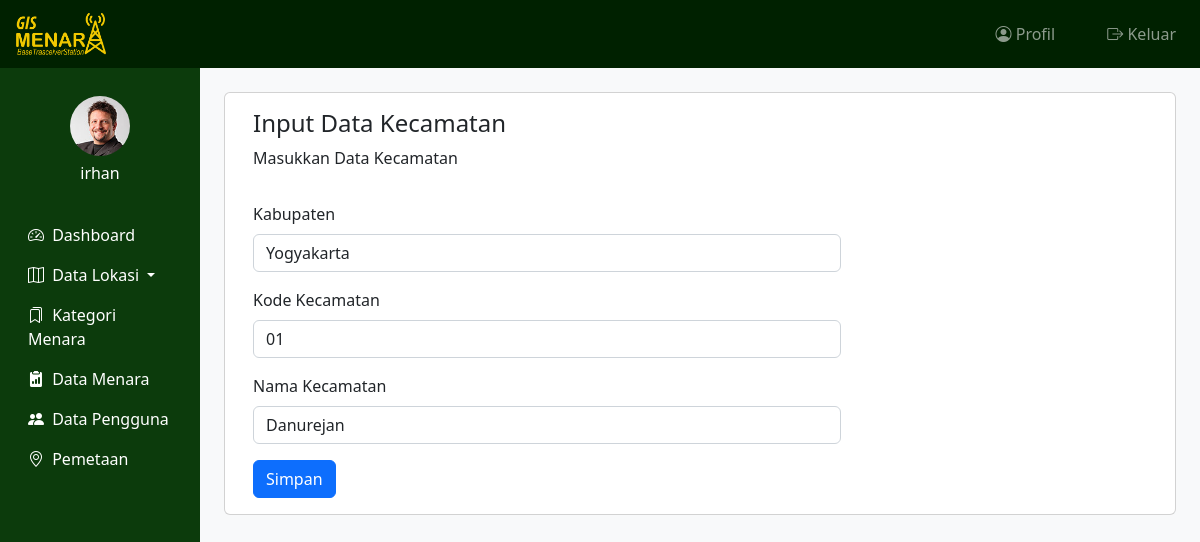
Screenshot of /super_admin/kecamatan_ubah.php?id=4 (signed in) with the database file from the repository.
### tables this page shows
CREATE TABLE `kecamatan` (
  `id_kecamatan` int(11) NOT NULL,
  `id_kabupaten` int(11) NOT NULL,
  `kode_kecamatan` varchar(15) NOT NULL,
  `nama_kecamatan` varchar(100) NOT NULL
);

CREATE TABLE `kabupaten` (
  `id_kabupaten` int(11) NOT NULL,
  `kode_kabupaten` varchar(15) NOT NULL,
  `nama_kabupaten` varchar(100) NOT NULL
);

### super_admin/kecamatan_ubah.php (the view, shortened to what this page needs)
<?php
include "header.php";
$kabupaten = array();
$ambil_kabupaten = $koneksi -> query("SELECT * FROM kabupaten");
while ($tiap_kabupaten = $ambil_kabupaten -> fetch_assoc()){
	$kabupaten[]=$tiap_kabupaten;
}
$id_kecamatan = $_GET["id"];
$ambil_kecamatan = $koneksi -> query("SELECT * FROM kecamatan WHERE id_kecamatan = '$id_kecamatan'");
$kecamatan = $ambil_kecamatan -> fetch_assoc();
?>
<div class="row">
	<div class="card mt-4">
		<h4 class="card-title mt-3 ms-3">Input Data Kecamatan</h4>
		<p class="card-category ms-3">Masukkan Data Kecamatan</p>
		<div class="card-body">
			<div class="row">
				<div class="col-sm-8">
					<form method="post">
						<div class="mb-3">
							<label class="form-label">Kabupaten</label>
							<select class="form-control" name="kabupaten" required="required">
								<?php foreach ($kabupaten as $key => $value): ?>
									<option value="<?php echo $value["id_kabupaten"]; ?>" <?php if ($value["id_kabupaten"] == $kecamatan["id_kabupaten"]) {
										echo 'selected';
									} ?> ><?php echo $value["nama_kabupaten"]; ?></option>
								<?php endforeach ?>
							</select>
						</div>
						<div class="mb-3">
							<label class="form-label">Kode Kecamatan</label>
							<input type="text" class="form-control" name="kode_kecamatan" value="<?php echo $kecamatan["kode_kecamatan"]; ?>" required="required">
						</div>
						<div class="mb-3">
							<label class="form-label">Nama Kecamatan</label>
							<input type="text" class="form-control" name="nama_kecamatan" value="<?php echo $kecamatan["nama_kecamatan"]; ?>" required="required">
						</div>
						<div class="d-grid gap-2 d-md-block">
							<button class="btn btn-primary" name="simpan">Simpan</button>
						</div>
					</form>
				</div>
			</div>
		</div>
	</div>
</div>
<?php
include "footer.php";
?>

### assets/css/admin.css (style rules this page uses)
body { font-size: 0.875rem; }

### assets/css/peta.css (style rules this page uses)
html, body { height: 100%; margin: 0; }

### rows the page displays
kecamatan: kabupaten "Yogyakarta", kode_kecamatan "01", nama_kecamatan "Danurejan"

### other values shown
$s_admin["nama_user"] "irhan"
